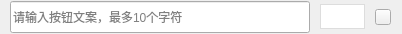
<?xml version="1.0" encoding="UTF-8"?>
<ui version="4.0">
 <class>UI_Panel_BtnItemSetting</class>
 <widget class="QWidget" name="UI_Panel_BtnItemSetting">
  <property name="geometry">
   <rect>
    <x>0</x>
    <y>0</y>
    <width>402</width>
    <height>34</height>
   </rect>
  </property>
  <property name="windowTitle">
   <string/>
  </property>
  <property name="windowIcon">
   <iconset resource="../../../../../../client-webcall-main/src/main/client_resouce/easyliaoclient.qrc">
    <normaloff>:/Resources/Image/easy.ico</normaloff>:/Resources/Image/easy.ico</iconset>
  </property>
  <property name="styleSheet">
   <string notr="true"/>
  </property>
  <layout class="QGridLayout" name="gridLayout">
   <property name="margin">
    <number>0</number>
   </property>
   <property name="spacing">
    <number>0</number>
   </property>
   <item row="0" column="0">
    <layout class="QHBoxLayout" name="horizontalLayout">
     <property name="spacing">
      <number>10</number>
     </property>
     <property name="leftMargin">
      <number>10</number>
     </property>
     <item>
      <widget class="QLineEdit" name="lineEdit">
       <property name="minimumSize">
        <size>
         <width>300</width>
         <height>32</height>
        </size>
       </property>
       <property name="maximumSize">
        <size>
         <width>300</width>
         <height>32</height>
        </size>
       </property>
       <property name="placeholderText">
        <string>请输入按钮文案，最多10个字符</string>
       </property>
      </widget>
     </item>
     <item>
      <widget class="QComboBox" name="comboBox">
       <property name="minimumSize">
        <size>
         <width>45</width>
         <height>25</height>
        </size>
       </property>
       <property name="maximumSize">
        <size>
         <width>16777215</width>
         <height>25</height>
        </size>
       </property>
       <property name="styleSheet">
        <string notr="true">QComboBox
{
border:1px solid rgb(221, 221, 221);
font: 12px &quot;微软雅黑&quot;;
color: #666666;
padding-left:6px;
}

QComboBox::drop-down
{
width: 20px;
border: 0px;
}

QComboBox::down-arrow
{
width:20px;
height:30px;
image: url(:/Resources/Image/SummaryTag_DropDown_Arrow.png);
}

QComboBox QAbstractItemView
{
border:1px solid rgb(221, 221, 221);
outline: 0;
font: 12px &quot;微软雅黑&quot;;
color: #666666;
margin-top:1px;
background-color: rgb(255, 255, 255);
}

QComboBox QAbstractItemView::item
{
height:26px;
}

QComboBox QAbstractItemView::item:hover
{
background-color: #dde0e7;
}
 
QComboBox QAbstractItemView::item:selected
{
background-color: #dde0e7;
}</string>
       </property>
       <item>
        <property name="text">
         <string/>
        </property>
        <property name="icon">
         <iconset resource="../../../../../../client-webcall-main/src/main/client_resouce/easyliaoclient.qrc">
          <normaloff>:/YL/Resources/YL/CommonWord/1.png</normaloff>:/YL/Resources/YL/CommonWord/1.png</iconset>
        </property>
       </item>
       <item>
        <property name="text">
         <string/>
        </property>
        <property name="icon">
         <iconset resource="../../../../../../client-webcall-main/src/main/client_resouce/easyliaoclient.qrc">
          <normaloff>:/YL/Resources/YL/CommonWord/2.png</normaloff>:/YL/Resources/YL/CommonWord/2.png</iconset>
        </property>
       </item>
       <item>
        <property name="text">
         <string/>
        </property>
        <property name="icon">
         <iconset resource="../../../../../../client-webcall-main/src/main/client_resouce/easyliaoclient.qrc">
          <normaloff>:/YL/Resources/YL/CommonWord/3.png</normaloff>:/YL/Resources/YL/CommonWord/3.png</iconset>
        </property>
       </item>
       <item>
        <property name="text">
         <string/>
        </property>
        <property name="icon">
         <iconset resource="../../../../../../client-webcall-main/src/main/client_resouce/easyliaoclient.qrc">
          <normaloff>:/YL/Resources/YL/CommonWord/4.png</normaloff>:/YL/Resources/YL/CommonWord/4.png</iconset>
        </property>
       </item>
       <item>
        <property name="text">
         <string/>
        </property>
        <property name="icon">
         <iconset resource="../../../../../../client-webcall-main/src/main/client_resouce/easyliaoclient.qrc">
          <normaloff>:/YL/Resources/YL/CommonWord/5.png</normaloff>:/YL/Resources/YL/CommonWord/5.png</iconset>
        </property>
       </item>
       <item>
        <property name="text">
         <string/>
        </property>
        <property name="icon">
         <iconset resource="../../../../../../client-webcall-main/src/main/client_resouce/easyliaoclient.qrc">
          <normaloff>:/YL/Resources/YL/CommonWord/6.png</normaloff>:/YL/Resources/YL/CommonWord/6.png</iconset>
        </property>
       </item>
       <item>
        <property name="text">
         <string/>
        </property>
        <property name="icon">
         <iconset resource="../../../../../../client-webcall-main/src/main/client_resouce/easyliaoclient.qrc">
          <normaloff>:/YL/Resources/YL/CommonWord/7.png</normaloff>:/YL/Resources/YL/CommonWord/7.png</iconset>
        </property>
       </item>
       <item>
        <property name="text">
         <string/>
        </property>
        <property name="icon">
         <iconset resource="../../../../../../client-webcall-main/src/main/client_resouce/easyliaoclient.qrc">
          <normaloff>:/YL/Resources/YL/CommonWord/8.png</normaloff>:/YL/Resources/YL/CommonWord/8.png</iconset>
        </property>
       </item>
       <item>
        <property name="text">
         <string/>
        </property>
        <property name="icon">
         <iconset resource="../../../../../../client-webcall-main/src/main/client_resouce/easyliaoclient.qrc">
          <normaloff>:/YL/Resources/YL/CommonWord/9.png</normaloff>:/YL/Resources/YL/CommonWord/9.png</iconset>
        </property>
       </item>
       <item>
        <property name="text">
         <string/>
        </property>
        <property name="icon">
         <iconset resource="../../../../../../client-webcall-main/src/main/client_resouce/easyliaoclient.qrc">
          <normaloff>:/YL/Resources/YL/CommonWord/10.png</normaloff>:/YL/Resources/YL/CommonWord/10.png</iconset>
        </property>
       </item>
       <item>
        <property name="text">
         <string/>
        </property>
        <property name="icon">
         <iconset resource="../../../../../../client-webcall-main/src/main/client_resouce/easyliaoclient.qrc">
          <normaloff>:/YL/Resources/YL/CommonWord/11.png</normaloff>:/YL/Resources/YL/CommonWord/11.png</iconset>
        </property>
       </item>
       <item>
        <property name="text">
         <string/>
        </property>
        <property name="icon">
         <iconset resource="../../../../../../client-webcall-main/src/main/client_resouce/easyliaoclient.qrc">
          <normaloff>:/YL/Resources/YL/CommonWord/12.png</normaloff>:/YL/Resources/YL/CommonWord/12.png</iconset>
        </property>
       </item>
       <item>
        <property name="text">
         <string/>
        </property>
        <property name="icon">
         <iconset resource="../../../../../../client-webcall-main/src/main/client_resouce/easyliaoclient.qrc">
          <normaloff>:/YL/Resources/YL/CommonWord/13.png</normaloff>:/YL/Resources/YL/CommonWord/13.png</iconset>
        </property>
       </item>
       <item>
        <property name="text">
         <string/>
        </property>
        <property name="icon">
         <iconset resource="../../../../../../client-webcall-main/src/main/client_resouce/easyliaoclient.qrc">
          <normaloff>:/YL/Resources/YL/CommonWord/14.png</normaloff>:/YL/Resources/YL/CommonWord/14.png</iconset>
        </property>
       </item>
       <item>
        <property name="text">
         <string/>
        </property>
        <property name="icon">
         <iconset resource="../../../../../../client-webcall-main/src/main/client_resouce/easyliaoclient.qrc">
          <normaloff>:/YL/Resources/YL/CommonWord/15.png</normaloff>:/YL/Resources/YL/CommonWord/15.png</iconset>
        </property>
       </item>
      </widget>
     </item>
     <item>
      <widget class="QToolButton" name="m_removeBtn">
       <property name="maximumSize">
        <size>
         <width>16</width>
         <height>16</height>
        </size>
       </property>
       <property name="styleSheet">
        <string notr="true">QToolButton{
	border-image: url(:/YL/Resources/YL/CommonWord/btn_personalquick_delete.png);
}
QToolButton:hover{
	border-image: url(:/YL/Resources/YL/CommonWord/btn_personalquick_delete.png);
}
QToolButton:pressed{
	border-image: url(:/YL/Resources/YL/CommonWord/btn_personalquick_delete.png);
}
</string>
       </property>
       <property name="text">
        <string/>
       </property>
      </widget>
     </item>
     <item>
      <spacer name="horizontalSpacer_2">
       <property name="orientation">
        <enum>Qt::Horizontal</enum>
       </property>
       <property name="sizeHint" stdset="0">
        <size>
         <width>40</width>
         <height>20</height>
        </size>
       </property>
      </spacer>
     </item>
    </layout>
   </item>
  </layout>
 </widget>
 <layoutdefault spacing="6" margin="11"/>
 <resources>
  <include location="../../../../../../client-webcall-main/src/main/client_resouce/easyliaoclient.qrc"/>
 </resources>
 <connections/>
</ui>
